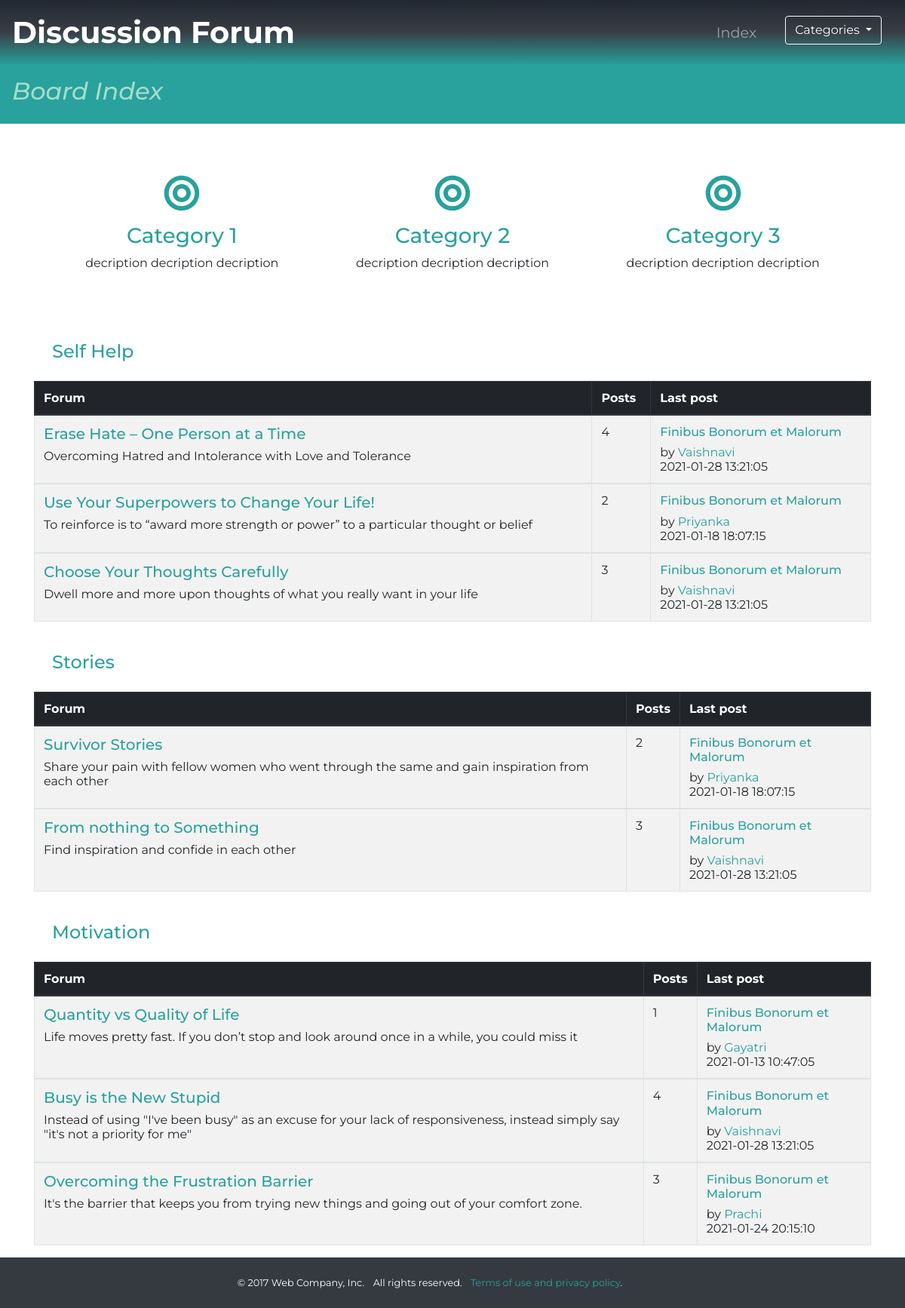
The app's page /css_ther/forum_first.php (signed in) with its own data.
### tables this page shows
CREATE TABLE `forum_catgry` (
  `catg_id` int(11) NOT NULL AUTO_INCREMENT,
  `catg_name` varchar(45) DEFAULT NULL,
  `catg_desc` varchar(255) DEFAULT NULL,
  PRIMARY KEY (`catg_id`)
);

CREATE TABLE `erase_1` (
  `cont_id` int(11) NOT NULL AUTO_INCREMENT,
  `content` varchar(305) DEFAULT NULL,
  `comm_author` varchar(45) DEFAULT NULL,
  `post_time` datetime DEFAULT NULL,
  `post_subject` varchar(45) DEFAULT NULL,
  PRIMARY KEY (`cont_id`)
);

CREATE TABLE `use_2` (
  `cont_id` int(11) NOT NULL AUTO_INCREMENT,
  `content` varchar(305) DEFAULT NULL,
  `comm_author` varchar(45) DEFAULT NULL,
  `post_time` datetime DEFAULT NULL,
  `post_subject` varchar(45) DEFAULT NULL,
  PRIMARY KEY (`cont_id`)
);

CREATE TABLE `choose_3` (
  `cont_id` int(11) NOT NULL AUTO_INCREMENT,
  `content` varchar(305) DEFAULT NULL,
  `comm_author` varchar(45) DEFAULT NULL,
  `post_time` datetime DEFAULT NULL,
  `post_subject` varchar(45) DEFAULT NULL,
  PRIMARY KEY (`cont_id`)
);

CREATE TABLE `survivor_4` (
  `cont_id` int(11) NOT NULL AUTO_INCREMENT,
  `content` varchar(305) DEFAULT NULL,
  `comm_author` varchar(45) DEFAULT NULL,
  `post_time` datetime DEFAULT NULL,
  `post_subject` varchar(45) DEFAULT NULL,
  PRIMARY KEY (`cont_id`)
);

CREATE TABLE `from_5` (
  `cont_id` int(11) NOT NULL AUTO_INCREMENT,
  `content` varchar(305) DEFAULT NULL,
  `comm_author` varchar(45) DEFAULT NULL,
  `post_time` datetime DEFAULT NULL,
  `post_subject` varchar(45) DEFAULT NULL,
  PRIMARY KEY (`cont_id`)
);

CREATE TABLE `quantity_7` (
  `cont_id` int(11) NOT NULL AUTO_INCREMENT,
  `content` varchar(305) DEFAULT NULL,
  `comm_author` varchar(45) DEFAULT NULL,
  `post_time` datetime DEFAULT NULL,
  `post_subject` varchar(45) DEFAULT NULL,
  PRIMARY KEY (`cont_id`)
);

CREATE TABLE `busy_8` (
  `cont_id` int(11) NOT NULL AUTO_INCREMENT,
  `content` varchar(305) DEFAULT NULL,
  `comm_author` varchar(45) DEFAULT NULL,
  `post_time` datetime DEFAULT NULL,
  `post_subject` varchar(45) DEFAULT NULL,
  PRIMARY KEY (`cont_id`)
);

CREATE TABLE `overcoming_9` (
  `cont_id` int(11) NOT NULL AUTO_INCREMENT,
  `content` varchar(305) DEFAULT NULL,
  `comm_author` varchar(45) DEFAULT NULL,
  `post_time` datetime DEFAULT NULL,
  `post_subject` varchar(45) DEFAULT NULL,
  PRIMARY KEY (`cont_id`)
);

### css_ther/forum_first.php (the view, shortened to what this page needs)
<?php
require_once "pdo.php";
?>
<html lang="en" dir="ltr">
<head>
  <link rel="stylesheet" href="https://maxcdn.bootstrapcdn.com/bootstrap/4.0.0/css/bootstrap.min.css">
  <link rel="stylesheet" href="css_forum/index.css">
</head>
<body>
  <div>
    <nav class="navbar navbar-expand-lg navbar-dark">
      <a class="navbar-brand" href="">Discussion Forum</a>
      <div class="collapse navbar-collapse" id="navbarSupportedContent">
        <ul class="navbar-nav ml-auto">
          <li class="nav-item">
            <a class="nav-link" href="index.php">Index</a>
          </li>
          <li class="nav-item">
            <div class="btn-group">
              <button type="button" class="btn btn-outline-light dropdown-toggle" data-toggle="dropdown" aria-haspopup="true" aria-expanded="false">
                Categories
              </button>
            </div>
          </li>
        </ul>
      </div>
    </nav>
    <div class="topic-heading">
      <h2 class="th"><i>Board Index</i></h2>
    </div>
  </div>
  <div class="container">
    <div class="navToCat">
      <div class="row">
        <div class="feat-box col-lg-4">
          <i class="fas fa-bullseye feat-sym fa-3x"></i>
          <h3><a href="#category1">Category 1</a></h3>
          <p>decription decription decription</p>
        </div>
        <div class="feat-box col-lg-4">
          <i class="fas fa-bullseye feat-sym fa-3x"></i>
          <h3><a href="#category1">Category 2</a></h3>
          <p>decription decription decription</p>
        </div>
        <div class="feat-box col-lg-4">
          <i class="fas fa-bullseye feat-sym fa-3x"></i>
          <h3><a href="#category1">Category 3</a></h3>
          <p>decription decription decription</p>
        </div>
      </div>
    </div>
  </div>
  <div class="container">
    <div class="row">
      <div class="col-12">
          <?php
            $sql = "SELECT * FROM forum_catgry";
            $stmt = $pdo->query($sql);
            $stmt->execute();
            while ( $row = $stmt->fetch(PDO::FETCH_ASSOC) ) {
                $id = $row['catg_id'];
                $name = $row['catg_name'];
                echo'<h2 class="h4 mb-0 p-4 rounded-top" id="category1"><a href="#">'.$name.'</a></h2>';
                echo'<table class="table1 table table-striped table-bordered" >
                  <thead class="thead-dark">
                    <tr>
                      <th scope="col" class="forum-col">Forum</th>
                      <th scope="col">Posts</th>
                      <th scope="col" class="last-post-col">Last post</th>
                    </tr>
                  </thead>';
                $sql2 = "SELECT DISTINCT forum_topics, table_name,forum_desc from forums WHERE catg_id = ".$id;
                $stmt2 = $pdo->prepare($sql2);
                $stmt2->execute();
                while ( $row2 = $stmt2->fetch(PDO::FETCH_ASSOC) ) {
                    echo'<tbody>
                        <tr>
                        <td>
                        <h3 class="h5"><a href="topic.php?topic='.$row2['table_name'].'&forum='.$row2['forum_topics'].'">'.$row2['forum_topics'].'</a></h3>';
                        echo'<p class="mb-0">'.$row2['forum_desc'].'</p>';
                        $sql4 = "SELECT DISTINCT table_name FROM forums WHERE forum_topics ='".$row2['forum_topics']."'";
                        $stmt4 = $pdo->prepare($sql4);
                        $stmt4->execute();
                        $row4 = $stmt4->fetch(PDO::FETCH_ASSOC);
                            $sql5 = "SELECT DISTINCT count(cont_id) as posts FROM ".$row4['table_name'].";";
                            $stmt5 = $pdo->prepare($sql5);
                            $stmt5->execute();
                            $row5 = $stmt5->fetch(PDO::FETCH_ASSOC);
                         echo'<td><div>'.$row5['posts'].'</div></td>  ';
                        $sql3 = "SELECT * FROM ". $row4['table_name']. " WHERE cont_id = (SELECT max(cont_id) FROM ".$row4['table_name'].")";
                        $stmt3 = $pdo->prepare($sql3);
                        $stmt3->execute();
                        while($row3 = $stmt3->fetch(PDO::FETCH_ASSOC)){
                           echo' <td>
                                <h4 class="h6"><a href="topic.php?topic='.$row4['table_name'].'">'.$row3['post_subject'].'</a></h4>
                                <div>by <a href="#0">'.$row3['comm_author'].'</a></div>
                                <div>'.$row3['post_time'].'</div>
                              </td>';
                                }
                                echo'</tr>';
                           }
                           echo' </tbody>
                                </table>';
                            }
                    ?>
      </div>
        </div>
  </div>
      <footer class="small bg-dark text-white">
              <div class="foot container py-4">
                  <ul class="list-inline mb-0 text-center">
                      <li class="list-inline-item">&copy; 2017 Web Company, Inc.</li>
                      <li class="list-inline-item">All rights reserved.</li>
                      <li class="list-inline-item"><a href="#">Terms of use and privacy policy</a>.</li>
                  </ul>
              </div>
          </footer>
</body>
</html>

### css_forum/index.css (style rules this page uses)
body { font-family: "Montserrat",sans-serif; background-image: url(https://images.pexels.com/photos/19670/pexels-photo.jpg?auto=compress&cs=tinysrgb&dpr=2&h=650&w=940); background-repeat: repeat-y; background-size: 100% 100%; }
.table1 { background: rgba(255,255,255,1); }
.navbar { background-image: linear-gradient(#222831, #393e46, #29a19c); margin-left: 0; margin-right: 0; }
.navbar-brand { font-family: 'Montserrat', sans-serif; font-size: 2.5rem; font-weight: bold; }
.nav-item { padding: 0 15px; }
.nav-link { font-family: "Montserrat"; font-size: 1.2rem; }
.topic-heading { margin-bottom: 1rem; padding: 1rem 1rem; background-color: #29a19c; text-align: left; }
.th { color: #a3ddcb; }
.navToCat { padding: 2rem 2rem; }
a { color: #29a19c; }
.feat-box { text-align: center; padding: 1.2rem }
.feat-sym { color:#29a19c; margin-bottom: 1rem; }
.foot { margin-left: 0; margin-right: 0; }

### records on screen
forum_catgry: catg_name "Self Help", forum_topics "Erase Hate – One Person at a Time", forum_desc "Overcoming Hatred and Intolerance with Love and Tolerance", posts "4", forum_topics "Use Your Superpowers to Change Your Life!", forum_desc "To reinforce is to “award more strength or power” to a particular thought or belief", posts "2", forum_topics "Choose Your Thoughts Carefully", forum_desc "Dwell more and more upon thoughts of what you really want in your life", posts "3"
erase_1: post_subject "Finibus Bonorum et Malorum", comm_author "Vaishnavi", post_time "2021-01-28 13:21:05"
use_2: post_subject "Finibus Bonorum et Malorum", comm_author "Priyanka", post_time "2021-01-18 18:07:15"
choose_3: post_subject "Finibus Bonorum et Malorum", comm_author "Vaishnavi", post_time "2021-01-28 13:21:05"
forum_catgry: catg_name "Stories", forum_topics "Survivor Stories", forum_desc "Share your pain with fellow women who went through the same and gain inspiration from each other", posts "2", forum_topics "From nothing to Something", forum_desc "Find inspiration and confide in each other", posts "3"
survivor_4: post_subject "Finibus Bonorum et Malorum", comm_author "Priyanka", post_time "2021-01-18 18:07:15"
from_5: post_subject "Finibus Bonorum et Malorum", comm_author "Vaishnavi", post_time "2021-01-28 13:21:05"
forum_catgry: catg_name "Motivation", forum_topics "Quantity vs Quality of Life", forum_desc "Life moves pretty fast. If you don’t stop and look around once in a while, you could miss it", posts "1", forum_topics "Busy is the New Stupid", forum_desc "Instead of using \"I've been busy\" as an excuse for your lack of responsiveness, instead simply say \"it's not a priority for me\"", posts "4", forum_topics "Overcoming the Frustration Barrier", forum_desc "It's the barrier that keeps you from trying new things and going out of your comfort zone.", posts "3"
quantity_7: post_subject "Finibus Bonorum et Malorum", comm_author "Gayatri", post_time "2021-01-13 10:47:05"
busy_8: post_subject "Finibus Bonorum et Malorum", comm_author "Vaishnavi", post_time "2021-01-28 13:21:05"
overcoming_9: post_subject "Finibus Bonorum et Malorum", comm_author "Prachi", post_time "2021-01-24 20:15:10"
